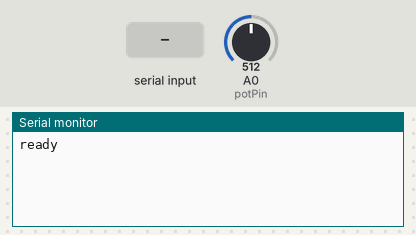
This sketch was run on a simulated Arduino Uno, built with avr-gcc and run on an emulated ATmega328P. On the bench: the last lines printed to the serial monitor. The inputs (shaded band) are chosen by the test bench; at power-on: A0 (potPin) = 512.

Above: at 1.2 s.
1.3 s: "r" received over Serial
At 2.8 s:
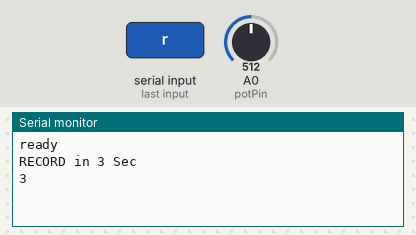
5.0 s: A0 (potPin) set to 900
At 7.8 s:
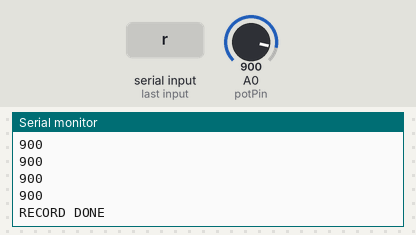
8.0 s: "p" received over Serial
At 8.7 s:
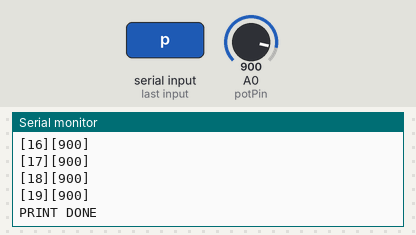
Timing chart, 0 to 10.5 s (numbered marks = the images above; inputs shaded):
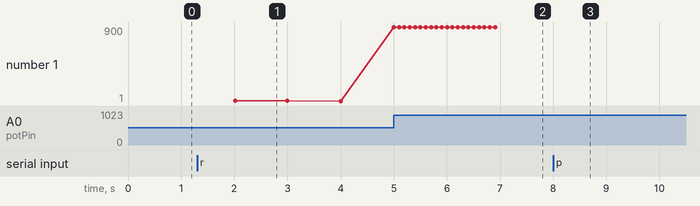

Measured:
- after the input at 1.3 s, the serial monitor: prints a new line after 0.70 s (image 1)
- after the input at 5.0 s, the serial monitor: prints a new line at once (image 2)
- after the input at 8.0 s, the serial monitor: prints a new line at once (image 3)
- plotted number 1: 1 → 900 after the input at 5.0 s

The sketch:

BufferRecorder.ino
```cpp
int potPin = 0;     // set pin for potentiometer

int recordData[20]; // Array will store key input presses with 1 equal pressed and 0 equal not pressed
char serInString[10];
int value;
void setup() {
   //pinMode(ledPin, OUTPUT);
   Serial.begin(9600);
   Serial.println("ready");
}

void loop() {

   readSerialString(serInString);
   //Serial.println(analogRead(potPin));
   if(serInString[0] =='r'){
     Serial.println("RECORD in 3 Sec");
     Serial.println("3");
     delay(1000);
     Serial.println("2");
     delay(1000);
     Serial.println("1");
     delay(1000);
     for(int counter = 0; counter < 20; counter++){
       value = analogRead(potPin);
       recordData[counter] = value;
       Serial.println(value);
       delay(100);
       }
   Serial.println("RECORD DONE");
   serInString[0] ='a';
   }
   if(serInString[0] =='p'){
     Serial.println("PRINT");
       for(int counter1 = 0; counter1 < 20; counter1++){
         Serial.print('[');
         Serial.print(counter1);
         Serial.print("][");
         Serial.print(String(recordData[counter1]));
         Serial.println(']');
       }
   Serial.print("PRINT DONE");
   serInString[0] ='a';
   }

   delay(1000);
}


//read a string from the serial and store it in an array
//you must supply the array variable
void readSerialString (char *strArray) {
  int i = 0;
  if(!Serial.available()) {
    return;
  }
  while (Serial.available()) {
    strArray[i] = Serial.read();
    i++;
  }
}
```
